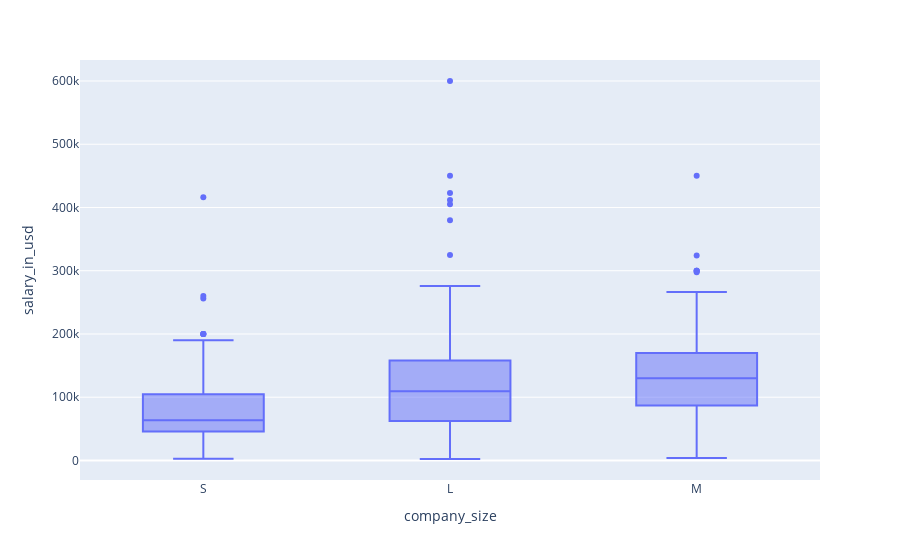

The notebook cell this image was saved under:
### Markdown cell above
#### Analysis :
    
    We can observe from the plot that median salary of the Full time emploee is highest and median salary of Part time 
    employee is the lowest.
    we can also observe that 50 percent of the people gets paid more than $ 120k when they are full time employed.

### Code cell
fig = px.box(df, x="company_size", y="salary_in_usd")
fig.show()

### Figure 1 — Plotly figure (JSON) as saved in the notebook; plotly's stock layout.template omitted (floating-point values rounded to 4 significant figures; data arrays with more than 128 entries replaced by an {"elided": "..."} marker saying what was removed)
{"data": [{"alignmentgroup": "True", "hovertemplate": "company_size=%{x}<br>salary_in_usd=%{y}<extra></extra>", "legendgroup": "", "marker": {"color": "#636efa"}, "name": "", "notched": false, "offsetgroup": "", "orientation": "v", "showlegend": false, "type": "box", "x": {"elided": "1195 str values"}, "x0": " ", "xaxis": "x", "y": {"elided": "1195 int values"}, "y0": " ", "yaxis": "y"}], "layout": {"boxmode": "group", "legend": {"tracegroupgap": 0}, "margin": {"t": 60}, "xaxis": {"anchor": "y", "domain": [0, 1], "title": {"text": "company_size"}}, "yaxis": {"anchor": "x", "domain": [0, 1], "title": {"text": "salary_in_usd"}}}}
